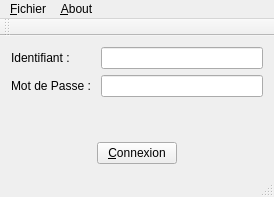
<?xml version="1.0" encoding="UTF-8"?>
<ui version="4.0">
 <class>MainWindow</class>
 <widget class="QMainWindow" name="MainWindow">
  <property name="geometry">
   <rect>
    <x>0</x>
    <y>0</y>
    <width>274</width>
    <height>197</height>
   </rect>
  </property>
  <property name="windowTitle">
   <string>MainWindow</string>
  </property>
  <property name="animated">
   <bool>true</bool>
  </property>
  <widget class="QWidget" name="centralWidget">
   <layout class="QVBoxLayout" name="verticalLayout">
    <item>
     <layout class="QFormLayout" name="formLayout">
      <item row="0" column="0">
       <widget class="QLabel" name="label">
        <property name="text">
         <string>Identifiant :</string>
        </property>
       </widget>
      </item>
      <item row="0" column="1">
       <widget class="QLineEdit" name="lineEditID"/>
      </item>
      <item row="1" column="0">
       <widget class="QLabel" name="labelMDP">
        <property name="text">
         <string>Mot de Passe : </string>
        </property>
       </widget>
      </item>
      <item row="1" column="1">
       <widget class="QLineEdit" name="lineEditMDP"/>
      </item>
     </layout>
    </item>
    <item>
     <layout class="QHBoxLayout" name="horizontalLayout">
      <item>
       <spacer name="horizontalSpacer">
        <property name="orientation">
         <enum>Qt::Horizontal</enum>
        </property>
        <property name="sizeHint" stdset="0">
         <size>
          <width>40</width>
          <height>20</height>
         </size>
        </property>
       </spacer>
      </item>
      <item>
       <widget class="QPushButton" name="pushButtonConnexion">
        <property name="text">
         <string>&amp;Connexion</string>
        </property>
       </widget>
      </item>
      <item>
       <spacer name="horizontalSpacer_2">
        <property name="orientation">
         <enum>Qt::Horizontal</enum>
        </property>
        <property name="sizeHint" stdset="0">
         <size>
          <width>40</width>
          <height>20</height>
         </size>
        </property>
       </spacer>
      </item>
     </layout>
    </item>
   </layout>
  </widget>
  <widget class="QMenuBar" name="menuBar">
   <property name="geometry">
    <rect>
     <x>0</x>
     <y>0</y>
     <width>274</width>
     <height>27</height>
    </rect>
   </property>
   <widget class="QMenu" name="menuFichier">
    <property name="title">
     <string>&amp;Fichier</string>
    </property>
    <addaction name="actionQuitter"/>
   </widget>
   <widget class="QMenu" name="menuAbout">
    <property name="title">
     <string>&amp;About</string>
    </property>
   </widget>
   <addaction name="menuFichier"/>
   <addaction name="menuAbout"/>
  </widget>
  <widget class="QToolBar" name="mainToolBar">
   <attribute name="toolBarArea">
    <enum>TopToolBarArea</enum>
   </attribute>
   <attribute name="toolBarBreak">
    <bool>false</bool>
   </attribute>
  </widget>
  <widget class="QStatusBar" name="statusBar"/>
  <action name="actionQuitter">
   <property name="text">
    <string>&amp;Quitter</string>
   </property>
  </action>
 </widget>
 <layoutdefault spacing="6" margin="11"/>
 <resources/>
 <connections/>
</ui>
